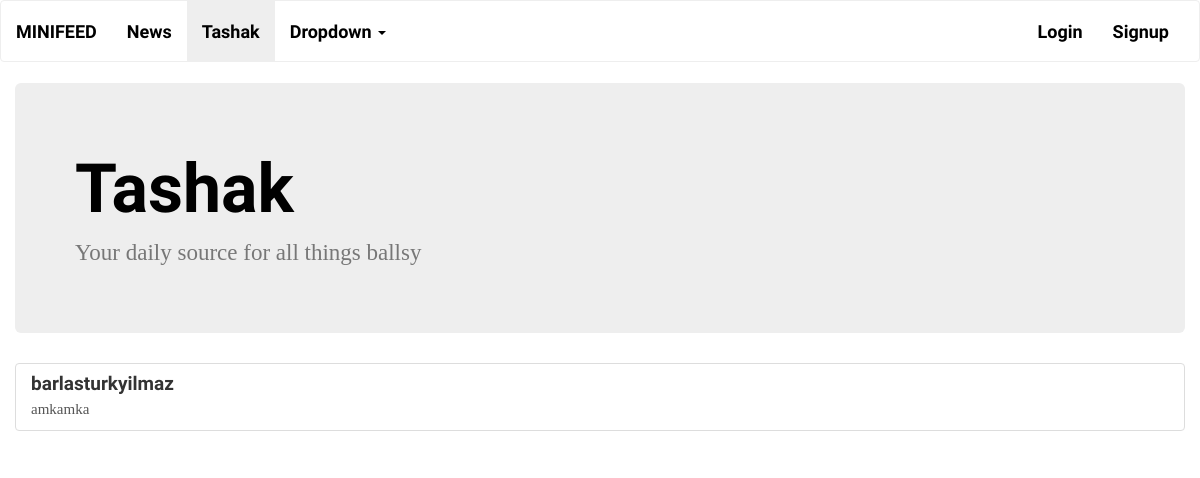
/categories/tashak/, run on an earlier commit of the app's database.
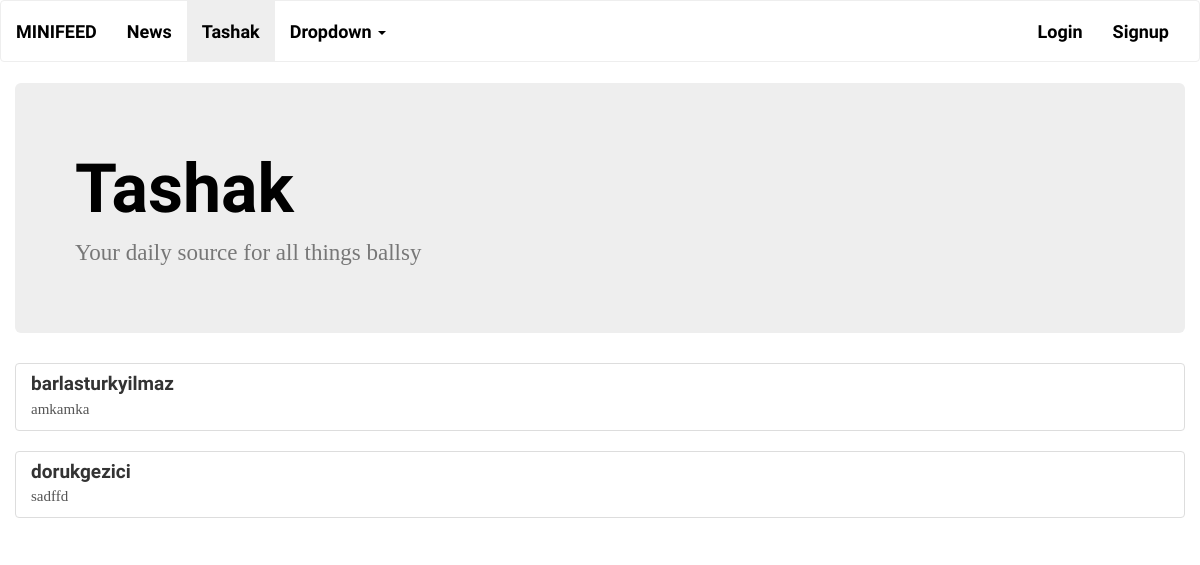
And on a later commit of the database.
### feed/models.py (models this page shows, shortened)
class Category(models.Model):
    name = models.CharField(max_length=50)
    slug = models.SlugField(unique=True, blank=True)
    description = models.CharField(max_length=100, blank=True)
    def __str__(self):
        return "{name}".format(name=self.name)

class Post(models.Model):
    timestamp = models.DateTimeField(auto_now_add=True)
    body = models.CharField(max_length=200)
    category = models.ForeignKey("Category")
    author = models.ForeignKey(User, blank=False, null=False)

### feed/views.py (the view)
# urls.py: url(r'^categories/(?P<category_slug>[\w-]+)/$', CategoryDetailView.as_view(), name='category'),
class CategoryDetailView(generic.DetailView):
    model = Category
    template_name = 'category_detail.html'
    slug_url_kwarg = 'category_slug'
    def get_context_data(self, **kwargs):
        context = super().get_context_data(**kwargs)
        category = context['object']
        context['posts'] = category.post_set.all()
        return context

### feed/context_processors.py (called while the page is built)
def global_processor(request):
    return {
        "categories": Category.objects.all(),
        "user": request.user
    }

### feed/templates/category_detail.html
{% extends "theme.html" %}
{% block body %}
    <div class="container">
        <div class="row">
            <div class="jumbotron">
                <h1>{{ object }}</h1>
                <p>{{ object.description }}</p>
            </div>
        </div>
        {% for post in posts %}
            <div class="list-group">
                <div class="row">
                    <a href="#" class="list-group-item">
                        <h4 class="list-group-item-heading">{{ post.author }}</h4>
                        <p class="list-group-item-text">{{ post.body }}</p>
                    </a>
                </div>
            </div>
        {% endfor %}
    </div>
{% endblock %}

### feed/templates/theme.html (shortened to what this page needs)
<!DOCTYPE html>
<html>
  <head>
      {% load static %}
      <link rel="stylesheet" href={% static "css/bootstrap.min.css" %}>
      <link rel="stylesheet" href={% static "css/style.css" %}>
  </head>
  <body>
    <nav class="navbar navbar-default">
        <div class="container-fluid">
            <div class="navbar-header">
                <a class="navbar-brand" href="/">MiniFeed</a>
            </div>
            <div class="collapse navbar-collapse" id="bs-example-navbar-collapse-1">
                <ul class="nav navbar-nav">
                    {% for category in categories %}
                        {% url "category" category_slug=category.slug as category_url %}
                        <li {% if request.path == category_url %}class="active"{% endif %}><a href={{ category_url }}>{{ category.name }}</a></li>
                    {% endfor %}
                    <li class="dropdown">
                        <a href="#" class="dropdown-toggle" data-toggle="dropdown" role="button" aria-expanded="false">Dropdown <span class="caret"></span></a>
                    </li>
                </ul>
                <ul class="nav navbar-nav navbar-right">
                    {% if user.is_authenticated %}
                        <li><a href="{% url "logout" %}">Logout</a></li>
                    {% else %}
                        <li><a href="{% url "login" %}">Login</a></li>
                        <li><a href="{% url "signup" %}">Signup</a></li>
                    {% endif %}
                </ul>
            </div>
        </div>
    </nav>
    {% block body %}{% endblock %}
  </body>
</html>

What changed in the data, as far as the page shows it:
added Post: author "dorukgezici", body "sadffd"
